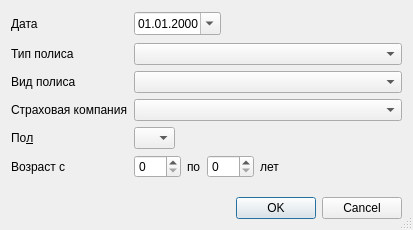
<?xml version="1.0" encoding="UTF-8"?>
<ui version="4.0">
 <class>NumberInsuredPersonsSMOSetupDialog</class>
 <widget class="QDialog" name="NumberInsuredPersonsSMOSetupDialog">
  <property name="windowModality">
   <enum>Qt::ApplicationModal</enum>
  </property>
  <property name="geometry">
   <rect>
    <x>0</x>
    <y>0</y>
    <width>413</width>
    <height>230</height>
   </rect>
  </property>
  <property name="windowTitle">
   <string>параметры отчёта</string>
  </property>
  <property name="sizeGripEnabled">
   <bool>true</bool>
  </property>
  <layout class="QGridLayout" name="gridLayout">
   <item row="3" column="0">
    <widget class="QLabel" name="lblPolicyKind">
     <property name="text">
      <string>Вид полиса</string>
     </property>
    </widget>
   </item>
   <item row="2" column="0">
    <widget class="QLabel" name="lblPolicyType">
     <property name="text">
      <string>Тип полиса</string>
     </property>
    </widget>
   </item>
   <item row="0" column="1" rowspan="2" colspan="2">
    <widget class="CDateEdit" name="edtPolicyDate">
     <property name="displayFormat">
      <string>dd.MM.yyyy</string>
     </property>
     <property name="calendarPopup">
      <bool>true</bool>
     </property>
    </widget>
   </item>
   <item row="0" column="0" rowspan="2">
    <widget class="QLabel" name="lblPolicyDate">
     <property name="text">
      <string>Дата</string>
     </property>
     <property name="buddy">
      <cstring>edtPolicyDate</cstring>
     </property>
    </widget>
   </item>
   <item row="4" column="0">
    <widget class="QLabel" name="lblInsurer">
     <property name="text">
      <string>Страховая компания</string>
     </property>
    </widget>
   </item>
   <item row="5" column="0">
    <widget class="QLabel" name="lblSex">
     <property name="text">
      <string>По&amp;л</string>
     </property>
     <property name="buddy">
      <cstring>cmbSex</cstring>
     </property>
    </widget>
   </item>
   <item row="7" column="1">
    <spacer>
     <property name="orientation">
      <enum>Qt::Vertical</enum>
     </property>
     <property name="sizeHint" stdset="0">
      <size>
       <width>20</width>
       <height>40</height>
      </size>
     </property>
    </spacer>
   </item>
   <item row="5" column="1">
    <widget class="QComboBox" name="cmbSex">
     <item>
      <property name="text">
       <string/>
      </property>
     </item>
     <item>
      <property name="text">
       <string>М</string>
      </property>
     </item>
     <item>
      <property name="text">
       <string>Ж</string>
      </property>
     </item>
    </widget>
   </item>
   <item row="6" column="0">
    <widget class="QLabel" name="lblAge">
     <property name="text">
      <string>Возраст с</string>
     </property>
     <property name="buddy">
      <cstring>edtAgeFrom</cstring>
     </property>
    </widget>
   </item>
   <item row="0" column="3">
    <spacer>
     <property name="orientation">
      <enum>Qt::Horizontal</enum>
     </property>
     <property name="sizeHint" stdset="0">
      <size>
       <width>61</width>
       <height>20</height>
      </size>
     </property>
    </spacer>
   </item>
   <item row="2" column="1" colspan="3">
    <widget class="CRBComboBox" name="cmbPolicyType"/>
   </item>
   <item row="3" column="1" colspan="3">
    <widget class="CRBComboBox" name="cmbPolicyKind"/>
   </item>
   <item row="4" column="1" colspan="3">
    <widget class="CInsurerComboBox" name="cmbInsurer"/>
   </item>
   <item row="6" column="1" colspan="3">
    <layout class="QHBoxLayout" name="horizontalLayout">
     <item>
      <widget class="QSpinBox" name="edtAgeFrom">
       <property name="sizePolicy">
        <sizepolicy hsizetype="Maximum" vsizetype="Fixed">
         <horstretch>0</horstretch>
         <verstretch>0</verstretch>
        </sizepolicy>
       </property>
       <property name="maximum">
        <number>150</number>
       </property>
      </widget>
     </item>
     <item>
      <widget class="QLabel" name="lblAgeTo">
       <property name="sizePolicy">
        <sizepolicy hsizetype="Maximum" vsizetype="Preferred">
         <horstretch>0</horstretch>
         <verstretch>0</verstretch>
        </sizepolicy>
       </property>
       <property name="text">
        <string>по</string>
       </property>
       <property name="buddy">
        <cstring>edtAgeTo</cstring>
       </property>
      </widget>
     </item>
     <item>
      <widget class="QSpinBox" name="edtAgeTo">
       <property name="sizePolicy">
        <sizepolicy hsizetype="Maximum" vsizetype="Fixed">
         <horstretch>0</horstretch>
         <verstretch>0</verstretch>
        </sizepolicy>
       </property>
       <property name="maximum">
        <number>150</number>
       </property>
      </widget>
     </item>
     <item>
      <widget class="QLabel" name="lblAgeYears">
       <property name="text">
        <string>лет</string>
       </property>
       <property name="buddy">
        <cstring>edtAgeTo</cstring>
       </property>
      </widget>
     </item>
    </layout>
   </item>
   <item row="8" column="0" colspan="4">
    <widget class="QDialogButtonBox" name="buttonBox">
     <property name="orientation">
      <enum>Qt::Horizontal</enum>
     </property>
     <property name="standardButtons">
      <set>QDialogButtonBox::Cancel|QDialogButtonBox::Ok</set>
     </property>
    </widget>
   </item>
  </layout>
 </widget>
 <customwidgets>
  <customwidget>
   <class>CRBComboBox</class>
   <extends>QComboBox</extends>
   <header>library/crbcombobox.h</header>
  </customwidget>
  <customwidget>
   <class>CDateEdit</class>
   <extends>QDateEdit</extends>
   <header>library/DateEdit</header>
  </customwidget>
  <customwidget>
   <class>CInsurerComboBox</class>
   <extends>QComboBox</extends>
   <header>Orgs/OrgComboBox.h</header>
  </customwidget>
 </customwidgets>
 <tabstops>
  <tabstop>edtPolicyDate</tabstop>
  <tabstop>cmbPolicyType</tabstop>
  <tabstop>cmbPolicyKind</tabstop>
  <tabstop>cmbInsurer</tabstop>
  <tabstop>cmbSex</tabstop>
  <tabstop>edtAgeFrom</tabstop>
  <tabstop>edtAgeTo</tabstop>
  <tabstop>buttonBox</tabstop>
 </tabstops>
 <resources/>
 <connections>
  <connection>
   <sender>buttonBox</sender>
   <signal>accepted()</signal>
   <receiver>NumberInsuredPersonsSMOSetupDialog</receiver>
   <slot>accept()</slot>
   <hints>
    <hint type="sourcelabel">
     <x>112</x>
     <y>177</y>
    </hint>
    <hint type="destinationlabel">
     <x>102</x>
     <y>90</y>
    </hint>
   </hints>
  </connection>
  <connection>
   <sender>buttonBox</sender>
   <signal>rejected()</signal>
   <receiver>NumberInsuredPersonsSMOSetupDialog</receiver>
   <slot>reject()</slot>
   <hints>
    <hint type="sourcelabel">
     <x>225</x>
     <y>177</y>
    </hint>
    <hint type="destinationlabel">
     <x>236</x>
     <y>76</y>
    </hint>
   </hints>
  </connection>
 </connections>
</ui>
